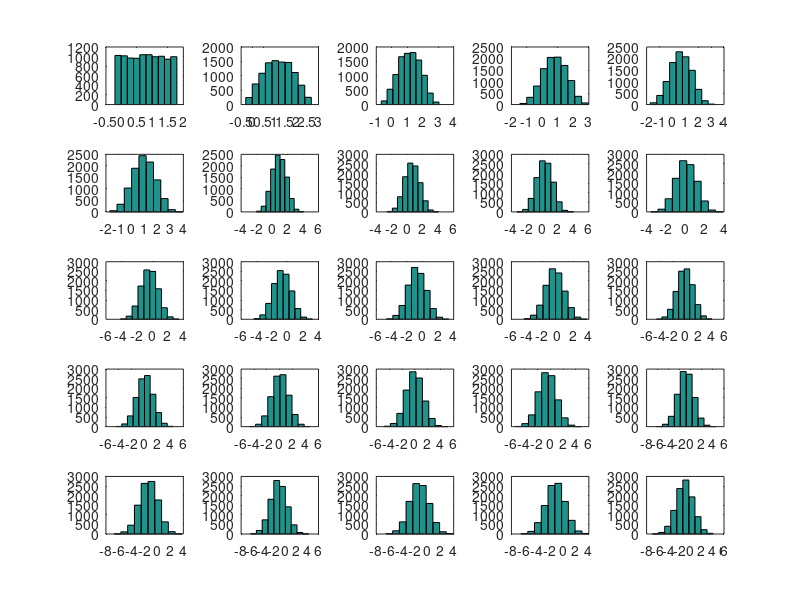

This chart was generated by the following MATLAB code:
N = 25;
k = 10000;


for i = 1:N
   
        u(i,:) = rand(1,k); % you can change the distribution here and shall get the same results
end

yk = zeros(1,k);

yk(1,:) = (u(1,:)+u(1,:))-mean(u(1)); % mean subtracted

for i = 2:N
    
    yk(i,:) = (yk(i-1,:)+ u(i,:)) -mean(u(i)) ; % mean subtracted
end


for i = 1:N
    subplot(5,5,i);hist(yk(i,:)); 
end

std(yk)